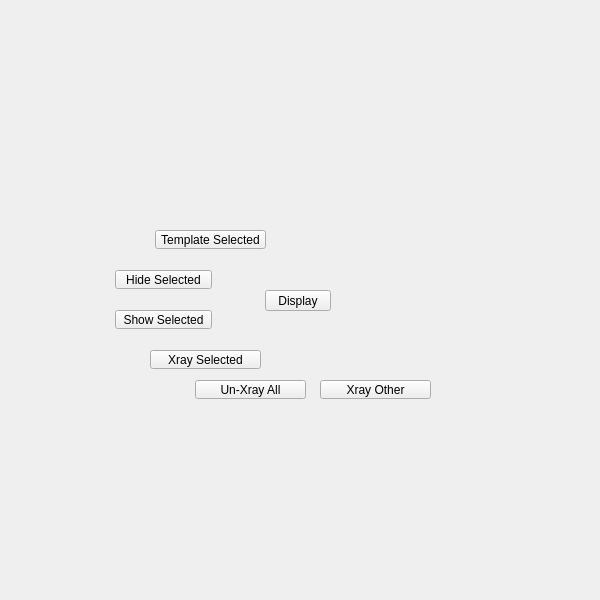
<?xml version="1.0" encoding="UTF-8"?>
<ui version="4.0">
 <class>QtUi</class>
 <widget class="QMainWindow" name="QtUi">
  <property name="enabled">
   <bool>true</bool>
  </property>
  <property name="geometry">
   <rect>
    <x>0</x>
    <y>0</y>
    <width>600</width>
    <height>600</height>
   </rect>
  </property>
  <property name="sizePolicy">
   <sizepolicy hsizetype="Ignored" vsizetype="Ignored">
    <horstretch>0</horstretch>
    <verstretch>0</verstretch>
   </sizepolicy>
  </property>
  <property name="minimumSize">
   <size>
    <width>0</width>
    <height>0</height>
   </size>
  </property>
  <property name="maximumSize">
   <size>
    <width>600</width>
    <height>600</height>
   </size>
  </property>
  <property name="cursor">
   <cursorShape>ArrowCursor</cursorShape>
  </property>
  <property name="windowTitle">
   <string>Toolkit</string>
  </property>
  <property name="whatsThis">
   <string>main</string>
  </property>
  <property name="toolButtonStyle">
   <enum>Qt::ToolButtonIconOnly</enum>
  </property>
  <property name="tabShape">
   <enum>QTabWidget::Triangular</enum>
  </property>
  <property name="dockNestingEnabled">
   <bool>true</bool>
  </property>
  <property name="dockOptions">
   <set>QMainWindow::AllowNestedDocks|QMainWindow::AllowTabbedDocks|QMainWindow::AnimatedDocks|QMainWindow::ForceTabbedDocks</set>
  </property>
  <widget class="QWidget" name="mainWindow">
   <property name="sizePolicy">
    <sizepolicy hsizetype="Ignored" vsizetype="Ignored">
     <horstretch>0</horstretch>
     <verstretch>0</verstretch>
    </sizepolicy>
   </property>
   <widget class="QPushButton" name="i032">
    <property name="geometry">
     <rect>
      <x>265</x>
      <y>290</y>
      <width>66</width>
      <height>21</height>
     </rect>
    </property>
    <property name="minimumSize">
     <size>
      <width>0</width>
      <height>21</height>
     </size>
    </property>
    <property name="maximumSize">
     <size>
      <width>16777215</width>
      <height>21</height>
     </size>
    </property>
    <property name="whatsThis">
     <string>display</string>
    </property>
    <property name="text">
     <string>Display</string>
    </property>
   </widget>
   <widget class="QPushButton" name="b002">
    <property name="geometry">
     <rect>
      <x>115</x>
      <y>270</y>
      <width>97</width>
      <height>19</height>
     </rect>
    </property>
    <property name="minimumSize">
     <size>
      <width>0</width>
      <height>19</height>
     </size>
    </property>
    <property name="text">
     <string>Hide Selected</string>
    </property>
   </widget>
   <widget class="QPushButton" name="b003">
    <property name="geometry">
     <rect>
      <x>115</x>
      <y>310</y>
      <width>97</width>
      <height>19</height>
     </rect>
    </property>
    <property name="minimumSize">
     <size>
      <width>0</width>
      <height>19</height>
     </size>
    </property>
    <property name="text">
     <string>Show Selected</string>
    </property>
   </widget>
   <widget class="QPushButton" name="b005">
    <property name="geometry">
     <rect>
      <x>150</x>
      <y>350</y>
      <width>111</width>
      <height>19</height>
     </rect>
    </property>
    <property name="minimumSize">
     <size>
      <width>111</width>
      <height>19</height>
     </size>
    </property>
    <property name="text">
     <string>Xray Selected</string>
    </property>
   </widget>
   <widget class="QPushButton" name="b021">
    <property name="geometry">
     <rect>
      <x>155</x>
      <y>230</y>
      <width>111</width>
      <height>19</height>
     </rect>
    </property>
    <property name="minimumSize">
     <size>
      <width>111</width>
      <height>19</height>
     </size>
    </property>
    <property name="text">
     <string>Template Selected</string>
    </property>
   </widget>
   <widget class="QPushButton" name="b006">
    <property name="geometry">
     <rect>
      <x>195</x>
      <y>380</y>
      <width>111</width>
      <height>19</height>
     </rect>
    </property>
    <property name="minimumSize">
     <size>
      <width>111</width>
      <height>19</height>
     </size>
    </property>
    <property name="text">
     <string>Un-Xray All</string>
    </property>
   </widget>
   <widget class="QPushButton" name="b007">
    <property name="geometry">
     <rect>
      <x>320</x>
      <y>380</y>
      <width>111</width>
      <height>19</height>
     </rect>
    </property>
    <property name="minimumSize">
     <size>
      <width>111</width>
      <height>19</height>
     </size>
    </property>
    <property name="text">
     <string>Xray Other</string>
    </property>
   </widget>
  </widget>
 </widget>
 <resources/>
 <connections/>
 <designerdata>
  <property name="gridDeltaX">
   <number>5</number>
  </property>
  <property name="gridDeltaY">
   <number>10</number>
  </property>
  <property name="gridSnapX">
   <bool>true</bool>
  </property>
  <property name="gridSnapY">
   <bool>true</bool>
  </property>
  <property name="gridVisible">
   <bool>true</bool>
  </property>
 </designerdata>
</ui>
